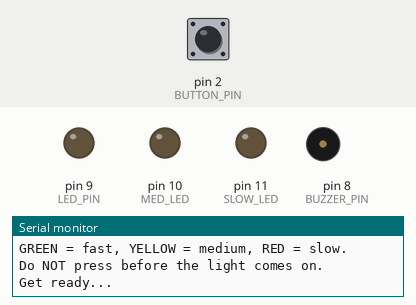
The sketch below on a simulated Arduino Uno, built with avr-gcc and run on an emulated ATmega328P. On the bench: output pins drawn as LEDs (lit = HIGH), buzzer (waves = sounding), the last lines printed to the serial monitor. The inputs (shaded band) are chosen by the test bench; at power-on: pin 2 (BUTTON_PIN) LOW. Random numbers use the default seed unless the sketch sets one.

Above: at 1.4 s.
1.5 s: pin 2 (BUTTON_PIN) pulled HIGH for 0.15 s
At 4.46 s:
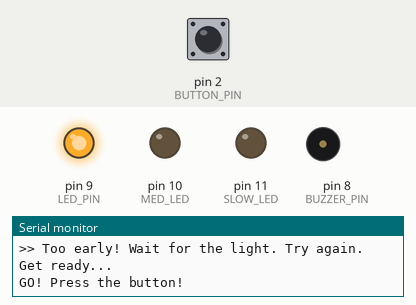
4.6 s: pin 2 (BUTTON_PIN) pulled HIGH for 1 s
At 5.1 s:
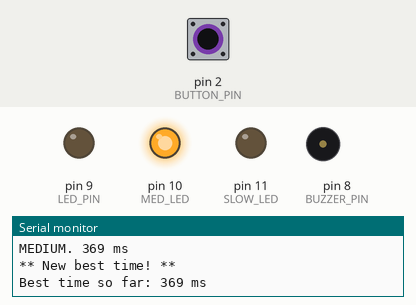
7.1 s: pin 2 (BUTTON_PIN) pulled HIGH for 3.2 s
At 14.71 s:
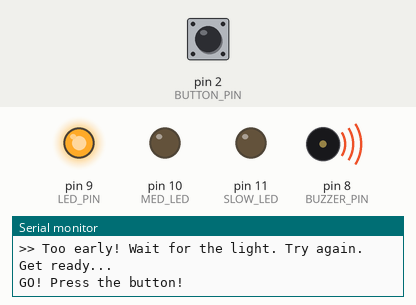
Timing chart, 0 to 17.8 s (numbered marks = the images above; inputs shaded):
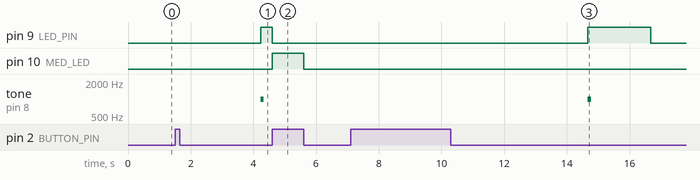

The sketch:

T2_three_led_feedback_starter.ino
```cpp
// ============================================================
// Project 2 - Reaction Time Game  (TIER 2: read & change the code)
// Starter A: THREE-LED FEEDBACK
// ============================================================
//
// This builds on sketch 02 (the buzzer game). Same GO light, same
// random wait, same buzzer beep, same "too early" rule.
//
// WHAT IS NEW HERE:
//   After you press the button, the Arduino looks at how fast you were
//   and lights ONE of three result LEDs to show your category:
//       FAST    -> GREEN  LED on pin 9  (this is also the GO light)
//       MEDIUM  -> YELLOW LED on pin 10
//       SLOW    -> RED    LED on pin 11
//   It also prints the same result to the Serial Monitor.
//
//   The GO light now stays on for ONLY a short window of time
//   (LED_ON_WINDOW). If you do not press before the light goes out,
//   you "missed it" and the round restarts.
//
// Open the Serial Monitor (magnifying glass, top-right of the IDE)
// and set the speed at the bottom to 9600 baud to read the messages.
//
// DO NOT press the button before the LED turns on. If you press
// too early, the round restarts and you get a "too early" message.
//
// ---- THINGS YOU WILL CHANGE LATER (look for these at the top) ----
//   LED_ON_WINDOW : how long the GO light stays on  (Hard mode = 500)
//   FAST_MS       : the FAST/MEDIUM cut-off          (you tune this)
//   MEDIUM_MS     : the MEDIUM/SLOW cut-off          (you tune this)
// ============================================================


// ============================================================
// CONSTANTS YOU CAN CHANGE  (these are the easy-to-find knobs)
// ============================================================

// ---- DIFFICULTY: how long the GO light stays on, in milliseconds ----
const unsigned long LED_ON_WINDOW = 2000;  // students change to 500 for Hard mode at T2_M3

// ---- CATEGORY THRESHOLDS: where FAST / MEDIUM / SLOW begin, in ms ----
const int FAST_MS   = 250;   // press faster than this  -> FAST    (students tune at T2_M4)
const int MEDIUM_MS = 450;   // press faster than this  -> MEDIUM  (students tune at T2_M4)
                             // anything slower (but in time) -> SLOW


// ============================================================
// PIN NUMBERS (which Arduino pin each part is wired to)
// ============================================================
const int LED_PIN    = 9;   // The "GO" light, AND the GREEN (FAST) result LED.
const int BUTTON_PIN = 2;   // The button. Wired with an external pull-down resistor,
                            // so the pin reads HIGH when the button is pressed.
const int BUZZER_PIN = 8;   // The buzzer. Beeps at the "GO" moment.
const int MED_LED    = 10;  // YELLOW result LED -> lights up for a MEDIUM time.
const int SLOW_LED   = 11;  // RED    result LED -> lights up for a SLOW time.

// ---- SOUND SETTINGS (for the buzzer) ----
const int  GO_TONE_HZ = 1000;  // pitch of the "GO" beep, in Hertz
const int  GO_TONE_MS = 100;   // how long the "GO" beep lasts, in ms

// ---- TIMING SETTINGS (how long the random wait can be) ----
const long MIN_WAIT_MS = 2000;  // shortest wait before "GO" = 2 seconds
const long MAX_WAIT_MS = 5000;  // longest  wait before "GO" = 5 seconds

// ---- HOW LONG THE RESULT LED STAYS LIT after a press, in ms ----
const int  RESULT_SHOW_MS = 1000;

// ---- COMMUNICATION SPEED (must match the Serial Monitor) ----
const long SERIAL_BAUD = 9600;


// ---- MEMORY (variables that the program keeps between rounds) ----
long bestTime = -1;   // The best (fastest) reaction time so far, in ms.
                      // -1 means "no time recorded yet".


// ============================================================
// setup() runs ONE time when the Arduino powers on or resets.
// ============================================================
void setup() {
  // Set up the pins so the Arduino knows which is an output and which is an input.
  pinMode(LED_PIN, OUTPUT);     // GO light / GREEN result LED (we control it).
  pinMode(BUTTON_PIN, INPUT);   // The button (we read it).
  pinMode(BUZZER_PIN, OUTPUT);  // The buzzer (we control it).
  pinMode(MED_LED, OUTPUT);     // YELLOW result LED (we control it).
  pinMode(SLOW_LED, OUTPUT);    // RED result LED (we control it).

  // Make sure all the LEDs start OFF.
  digitalWrite(LED_PIN, LOW);
  digitalWrite(MED_LED, LOW);
  digitalWrite(SLOW_LED, LOW);

  // Start talking to the computer over the USB cable.
  Serial.begin(SERIAL_BAUD);

  // Give every game a different sequence of random waits.
  // analogRead(A0) reads electrical "noise" from an unconnected pin,
  // which gives us a different starting number each time.
  randomSeed(analogRead(A0));

  // Print a friendly welcome message.
  Serial.println("=================================");
  Serial.println("   REACTION TIME GAME (3-LED feedback)");
  Serial.println("=================================");
  Serial.println("Wait for the LED to turn ON and BEEP,");
  Serial.println("then press the button as FAST as you can!");
  Serial.println("GREEN = fast, YELLOW = medium, RED = slow.");
  Serial.println("Do NOT press before the light comes on.");
  Serial.println();
}


// ============================================================
// loop() runs OVER AND OVER, forever. Each pass = one round.
// ============================================================
void loop() {

  // ---- STEP 1: Get ready ----
  Serial.println("Get ready...");

  // Turn the result LEDs off at the start of each round.
  digitalWrite(MED_LED, LOW);
  digitalWrite(SLOW_LED, LOW);

  // Pick a random wait time between MIN_WAIT_MS and MAX_WAIT_MS.
  // (random's second number is "up to but not including", so we add 1.)
  long waitTime = random(MIN_WAIT_MS, MAX_WAIT_MS + 1);

  // ---- STEP 2: Wait the random time, while watching for cheating ----
  // We use millis() so we can keep checking the button during the wait.
  long waitStart = millis();
  while (millis() - waitStart < waitTime) {

    // If the button is already pressed (HIGH) before the GO light,
    // that is jumping the gun. Restart the round.
    if (digitalRead(BUTTON_PIN) == HIGH) {
      Serial.println(">> Too early! Wait for the light. Try again.");
      Serial.println();

      // Wait until the player lets go of the button before restarting,
      // so the next round does not instantly see the press again.
      while (digitalRead(BUTTON_PIN) == HIGH) {
        // do nothing, just wait for release
      }

      return;  // leave loop() now; Arduino starts a fresh round next pass
    }
  }

  // ---- STEP 3: GO! Turn the LED on and start the stopwatch ----
  digitalWrite(LED_PIN, HIGH);                 // light up the "GO" signal (green)
  tone(BUZZER_PIN, GO_TONE_HZ, GO_TONE_MS);    // beep at the GO moment
  long startTime = millis();                   // remember the exact moment GO happened
  Serial.println("GO! Press the button!");

  // ---- STEP 4: Wait for a press, but ONLY for LED_ON_WINDOW ms ----
  // The light is on for at most LED_ON_WINDOW. Keep checking the button
  // until it is pressed OR the window runs out.
  bool pressedInTime = false;
  while (millis() - startTime < LED_ON_WINDOW) {
    if (digitalRead(BUTTON_PIN) == HIGH) {
      pressedInTime = true;
      break;  // got the press, stop waiting
    }
  }

  // ---- STEP 5: Measure the reaction time ----
  long reactionTime = millis() - startTime;  // how long the press took

  // Turn the GO light off now that the window is over.
  digitalWrite(LED_PIN, LOW);

  // If the player did NOT press in time, the round is a miss. Restart.
  if (!pressedInTime) {
    Serial.println(">> Too slow! The light went out. Try again.");
    Serial.println();
    return;  // start a fresh round next pass
  }

  // ---- STEP 6: Decide the category and light the matching LED ----
  // We compare reactionTime to the thresholds at the top of the file.
  if (reactionTime < FAST_MS) {
    // FAST: re-light the green LED (pin 9) as the result light.
    digitalWrite(LED_PIN, HIGH);
    Serial.print("FAST! ");
  } else if (reactionTime < MEDIUM_MS) {
    // MEDIUM: light the yellow LED (pin 10).
    digitalWrite(MED_LED, HIGH);
    Serial.print("MEDIUM. ");
  } else {
    // SLOW: light the red LED (pin 11).
    digitalWrite(SLOW_LED, HIGH);
    Serial.print("SLOW. ");
  }

  // Print the time next to the category word.
  Serial.print(reactionTime);
  Serial.println(" ms");

  // ---- STEP 7: Update and show the best time ----
  // If we have no best time yet, or this round was faster, save it.
  if (bestTime == -1 || reactionTime < bestTime) {
    bestTime = reactionTime;
    Serial.println("** New best time! **");
  }
  Serial.print("Best time so far: ");
  Serial.print(bestTime);
  Serial.println(" ms");
  Serial.println();

  // Keep the result LED lit for a moment so the player can see it.
  delay(RESULT_SHOW_MS);

  // Wait until the player releases the button before the next round,
  // so a held-down button does not affect the next "too early" check.
  while (digitalRead(BUTTON_PIN) == HIGH) {
    // do nothing, just wait for release
  }

  // The loop() function ends here and automatically starts again
  // for the next round.
}
```

Measured:
- after the input at 4.6 s, pin 10 (MED_LED): LOW → HIGH at once, → LOW 1.0 s later
